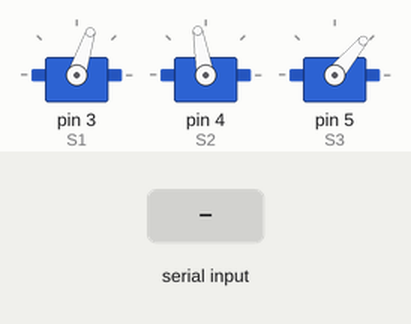
A sketch run on a simulated Arduino Uno, built with avr-gcc and run on an emulated ATmega328P. Parts: 3 × servo. Inputs (shaded band) come from the test bench.

Above: at 3.2 s.
3.3 s: "90,45,200\n" received over Serial
At 3.8 s:
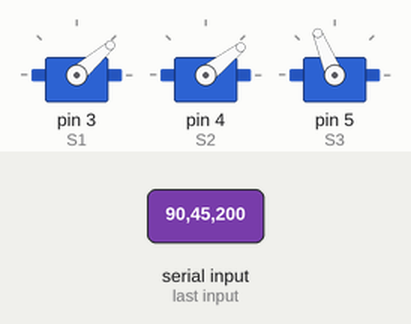
4.8 s: "30,150,10\n" received over Serial
At 6.0 s:
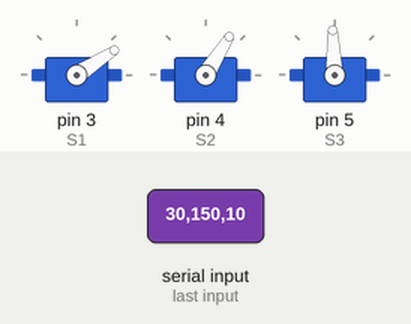
6.3 s: "5\n" received over Serial
At 7.0 s:
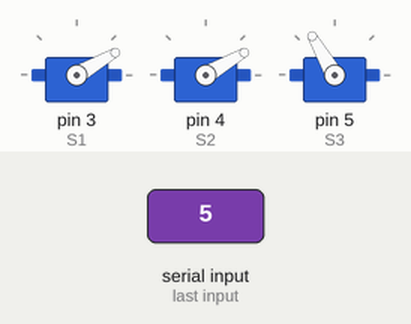
7.8 s: "90\n" received over Serial
At 8.2 s:
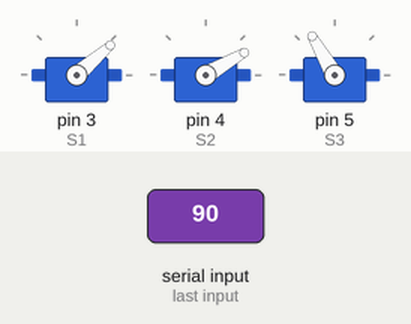
9.3 s: "1,90\n" received over Serial
At 10.5 s:
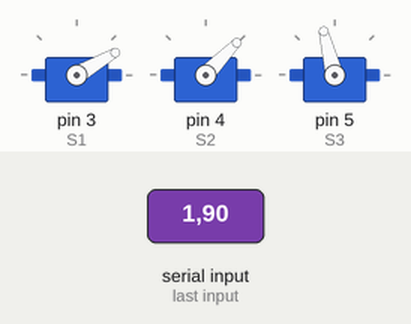
10.8 s: "90,45\n" received over Serial
At 11.8 s:
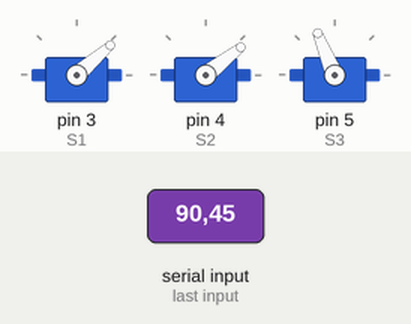
Timing chart, 0 to 13.3 s (numbered marks = the images above; inputs shaded):
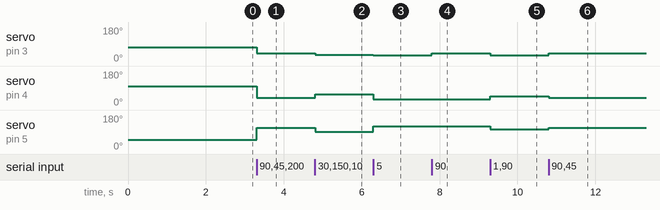

Measured:
- after the input at 3.3 s, servo on pin 3 (S1): 72° → 41° at once; servo on pin 4 (S2): 100° → 38° at once; servo on pin 5 (S3): 50° → 112° at once
- after the input at 4.8 s, servo on pin 3 (S1): 41° → 33° at once; servo on pin 4 (S2): 38° → 58° at once; servo on pin 5 (S3): 112° → 92° at once
- after the input at 6.3 s, servo on pin 3 (S1): 33° → 30° at once; servo on pin 4 (S2): 58° → 30° at once; servo on pin 5 (S3): 92° → 120° at once
- after the input at 7.8 s, servo on pin 3 (S1): 30° → 41° at once
- after the input at 9.3 s, servo on pin 3 (S1): 41° → 30° at once; servo on pin 4 (S2): 30° → 46° at once; servo on pin 5 (S3): 120° → 104° at once
- after the input at 10.8 s, servo on pin 3 (S1): 30° → 41° at once; servo on pin 4 (S2): 46° → 38° at once; servo on pin 5 (S3): 104° → 112° at once

The sketch:

Torreta_Tensor_10-10-21.ino
```cpp
#include <Servo.h>
#include <pt.h>

struct pt hilo1;
struct pt hilo2;

Servo S1;
Servo S2;
Servo S3;

int comUx ,comUy ,comx=0, comy=0, value_x, value_y, value_y_2;

const byte numChars = 32;
char receivedChars[numChars];
boolean newData = false, start_a = false, detected = false,ended = false;
int integerFromPC = 0;

void setup() {
  PT_INIT(&hilo1);
  PT_INIT(&hilo2);

  Serial.begin(9600);
  S1.attach(3);
  S2.attach(4);
  S3.attach(5);
  S1.write(72);
  S2.write(100);
  S3.write(50);
  delay(2000);
}

// --------------------------------------------------------------------------------
void recvWithEndMarker() {
 char * strtokIndx;
 static byte ndx = 0;
 char endMarker = '\n';
 char rc;

 while (Serial.available() > 0 && newData == false) {
  rc = Serial.read();
  if (rc != endMarker) {
   receivedChars[ndx] = rc;
   ndx++;
  if (ndx >= numChars) {
   ndx = numChars - 1;
  }
  }
  else {
   receivedChars[ndx] = '\0';
   ndx = 0;
   newData = true;
   ended = true;
  }
 }
}
// --------------------------------------------------------------------------------------
void Parse() {
 char * strtokIndx;
 if (receivedChars != NULL && ended == true) {
  strtokIndx = strtok(receivedChars,",");
  comx = atoi(strtokIndx);
  strtokIndx = strtok(NULL, ",");
  comy = atoi(strtokIndx);
  ended = false;
 }
}
// --------------------------------------------------------------------------------------
void movimiento_x(struct pt *pt){
 PT_BEGIN(pt);
 static long t = 0;
 t = millis();
 if(comx != comUx){
  comUx = comx;
  value_x = map(comx,0,640,30,110);
  S1.write(value_x);
  PT_WAIT_UNTIL(pt, (millis()-t)>10);
 }
 PT_END(pt);
}
// -------------------------------------------------------------------------------
void movimiento_y(struct pt *pt){
 PT_BEGIN(pt);
 static long t = 0;
 t = millis();
 if(comy != comUy){
  comUy = comy;
  value_y = map(comy,0,480,30,120); // map(val, min_dat, max_dat, max_arriba, max_abajo)
  value_y_2 = map(comy,0,480,120,30);
  S2.write(value_y);
  S3.write(value_y_2);
  PT_WAIT_UNTIL(pt, (millis()-t)>10);
 }
 PT_END(pt);
}
// ---------------------------------------------------------------------------------------
void loop() {
  recvWithEndMarker();
  Parse();

  movimiento_x(&hilo1);
  movimiento_y(&hilo2);

  newData = false;
}
```
